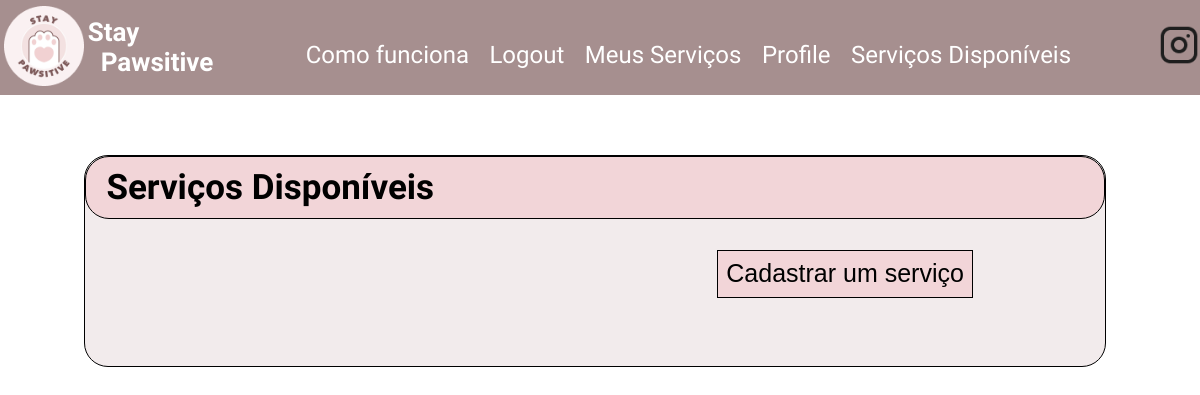
Before: /services/ (signed in) with the older database file.
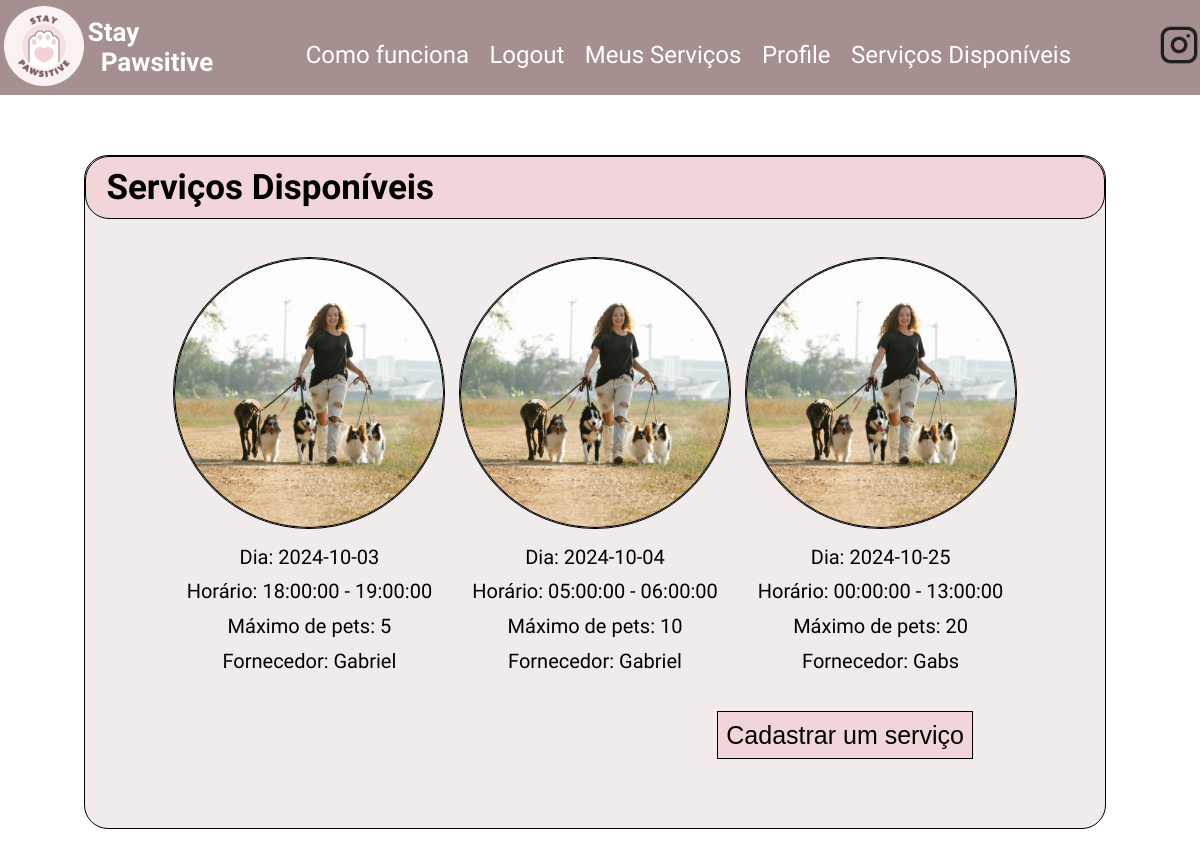
After: the same page with the newer database file.
### app/models.py (models this page shows, shortened)
class PossibleWalk(db.Model):
    id: so.Mapped[int] = so.mapped_column(primary_key = True, autoincrement=True)
    max_pets: so.Mapped[int] = so.mapped_column()
    date: so.Mapped[datetime.date] = so.mapped_column(Date)
    start_hour: so.Mapped[time] = so.mapped_column(Time)
    end_hour: so.Mapped[time] = so.mapped_column(Time)
    username: so.Mapped[str] = so.mapped_column(sa.ForeignKey(User.username), index=True)

### app/routes.py (the view)
@app.route('/services/', methods=['GET', 'POST'])
@login_required
def services():
    possible_walks = db.session.query(PossibleWalk).filter(PossibleWalk.username != current_user.username).all()
    return render_template('services.html', title='Ver serviços disponíveis', possible_walks=possible_walks)

### app/models.py (called while the page is built)
@login.user_loader
def load_user(id):
    return db.session.get(User, int(id))

### app/templates/services.html
{% extends "base.html" %}
{% block head %}
    {{ super() }}
    <link rel="stylesheet" href="{{url_for('static', filename='styles/user.css')}}">
{% endblock head %}
{% block content %}
<div class="container">
    <div class="title">
        Serviços Disponíveis
    </div>
    <div class="pets">
        <div class="list">
            {% for walk in possible_walks %}
            <div>
                <img src="{{url_for('static', filename='images/passeio.png')}}">
                <p>Dia: {{walk.date}} </p>
                <p>Horário: {{walk.start_hour}} - {{walk.end_hour}} </p>
                <p>Máximo de pets: {{walk.max_pets}} </p>
                <p>Fornecedor: {{walk.username}}
            </div>
            {% endfor%}
        </div>
        <button onclick="redirect_new_walk()">Cadastrar um serviço</button>
</div>
{% endblock %}

### app/templates/base.html (shortened to what this page needs)
<!doctype html>
<html>
    <head>
        {% block head %}
        <link rel="stylesheet" href="{{ url_for('static', filename='styles/base.css') }}">
        {% endblock head %}
    </head>
    <body>
        <div class="header">
            <div class="brand">
                <a href="{{ url_for('index') }}">
                <img src="{{ url_for('static', filename='images/Logo.png') }}" alt="logo" style="height: 80px;">
                </a>
                <a href="{{ url_for('index') }}" style="text-decoration: none;">
                <h1>Stay<br>&nbsp;&nbsp;Pawsitive</h1>
                </a>
            </div>
            <div class="right">
                <div>
                    <a href="{{ url_for('index') }}">Como funciona</a>
                    {% if current_user.is_anonymous %}
                    <a href="{{ url_for('login') }}">Login</a>
                    {% else %}
                    <a href="{{ url_for('logout') }}">Logout</a>
                    <a href="{{ url_for('my_services') }}">Meus Serviços</a>
                    <a href="{{ url_for('user', username=current_user.username) }}">Profile</a>
                    <a href ="{{url_for('services')}}"">Serviços Disponíveis</a>
                    {% endif %}
                </div>
            <a href="https://www.instagram.com/staypawsitive99/">
                <img src="{{ url_for('static', filename='images/Instagram.png') }}" alt="instagram-logo">
            </a>
            </div>
        </div>
        {% block content %}{% endblock content %}
    </body>
</html>

### app/static/styles/base.css (style rules this page uses)
:root { font-size: 62.5%; }
body { font-family: 'Montserrat Alternates', sans-serif; font-style: normal; margin: 0; padding: 0; }
.header { display: flex; flex-direction: row; justify-content: space-evenly; align-items: center; background-color: #A68F8F; height: 2%; color: #FFFFFF; font-size: 18px; z-index: 5; }
.brand { display: flex; flex-direction: row; align-self: center; justify-content: space-evenly; align-items: center; font-size: 13px; width: 18%; font-family: 'Irish Grover', cursive; }
a { color: #FFFFFF; }
.right { display: flex; flex-direction: row; justify-content: space-evenly; align-items: flex-end; }
.right > div { padding: 0rem 8rem; }
.right > div > a { padding: 0rem .8rem; }
.right > div > a:link, .right > div > a:visited { text-decoration: none; color: white; font-size: 2.4rem; }
.right > a > img { width: 4rem; height: 4rem; }

### app/static/styles/user.css (style rules this page uses)
body { font-family: 'Montserrat Alternates', sans-serif; font-style: normal; margin: 0; padding: 0; min-height: 1000px; }
html { margin: 0; padding: 0; height: 100%; }
.container { width: 85%; background-color: #F2EBEC; margin-left: 7%; margin-top: 5%; border: 1px solid #F2D5D8; border-radius: 24px; padding-bottom: 4%; border: 0.5px solid black; }
.title { background-color: #F2D5D8; padding: 1% 2%; border-radius: 24px; border: 0.5px solid black; font-size: 35px; font-weight: 700; }
a:link { text-decoration: none; }
.pets { display: flex; flex-direction: column; padding: 2% 8%; }
.pets > button, .services > button { background-color: #F2D5D8; font-size: 25px; font-weight: 400; padding: 1%; border: 1px solid black; align-self: flex-end; margin-right: 5rem; margin-top: 1rem; }
.list { display: flex; flex-wrap: wrap; justify-content: space-around; text-align: center; font-size: 20px; }
.list > div { padding: 2% 0%; }
.list img { width: 27rem; height: 27rem; border-radius: 50%; border: 1px solid black; }
.list p { margin-top: 4%; margin-bottom: 4%; }

Changed rows visible on the page:
added PossibleWalk: date "2024-10-03", start_hour "18:00:00", end_hour "19:00:00", max_pets "5", username "Gabriel"
added PossibleWalk: date "2024-10-04", start_hour "05:00:00", end_hour "06:00:00", max_pets "10", username "Gabriel"
added PossibleWalk: date "2024-10-25", start_hour "00:00:00", end_hour "13:00:00", max_pets "20", username "Gabs"
